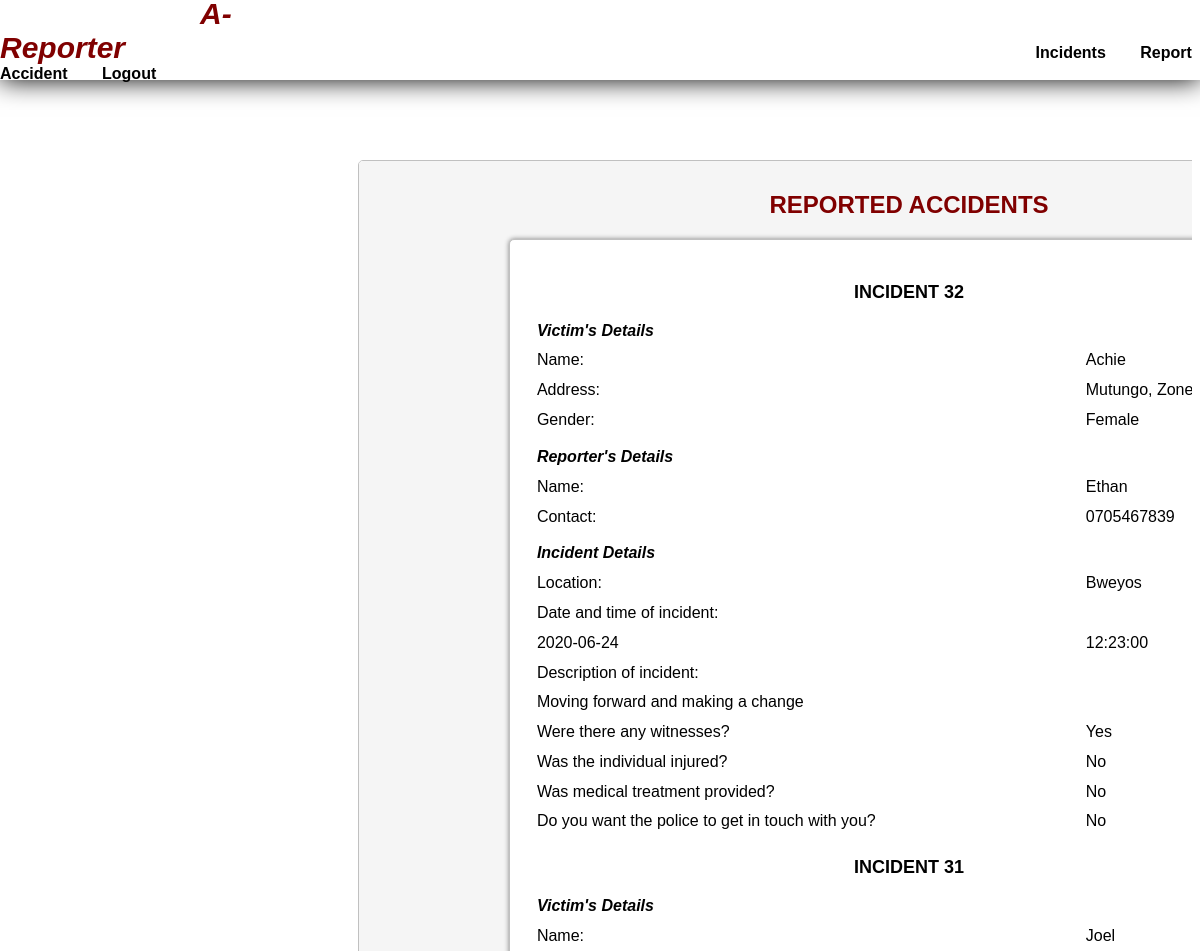
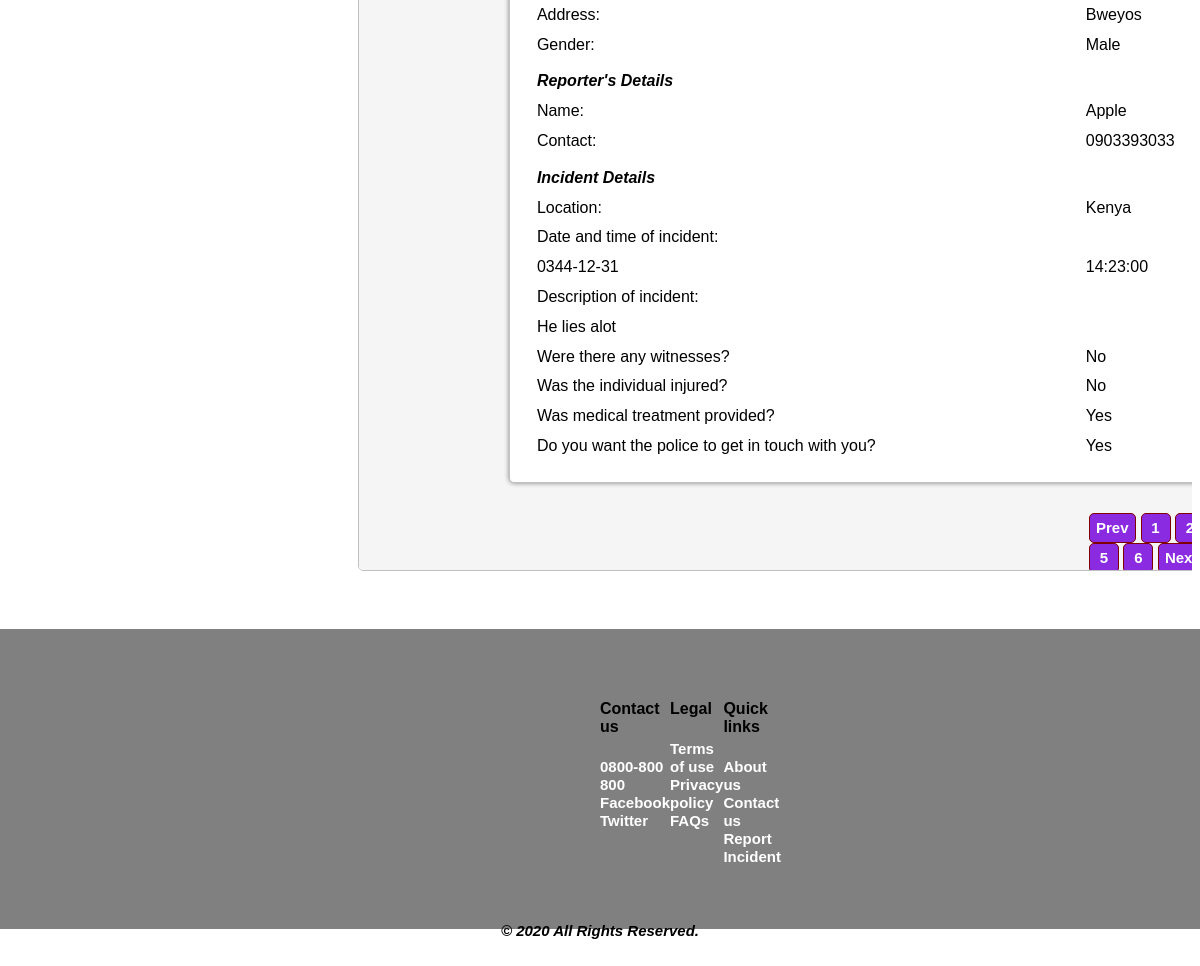
Screenshot of /cases.php?page=3 (signed in) with the database file from the repository (2 pictures, top to bottom).
### tables this page shows
CREATE TABLE `incidents` (
  `id` int(10) NOT NULL,
  `victimname` varchar(30) NOT NULL,
  `victimaddress` varchar(30) NOT NULL,
  `victimsex` varchar(15) NOT NULL,
  `reportername` varchar(30) NOT NULL,
  `reportercontact` int(10) UNSIGNED ZEROFILL NOT NULL,
  `location` varchar(30) NOT NULL,
  `date` varchar(15) NOT NULL,
  `time` time NOT NULL,
  `description` varchar(500) NOT NULL,
  `witness` varchar(15) NOT NULL,
  `injury` varchar(15) NOT NULL,
  `treatment` varchar(15) NOT NULL,
  `police` varchar(15) NOT NULL,
  `certify` varchar(15) NOT NULL
);

### web/cases.php (the view, shortened to what this page needs)
<?php include "templates/header.php"; ?>
<?php include "../connection.php"; ?>
<?php
    $records_per_page = 2;
    $page = '';
    if (isset($_GET['page'])){
        $page = $_GET['page'];
    } else {
        $page = 1;
    }
    $start_from = ($page - 1) * $records_per_page;
    $sql = "SELECT * FROM `incidents` order by id DESC LIMIT $start_from, $records_per_page";
?>
<div class="cases">
    <h2>REPORTED ACCIDENTS</h2>
    <div class="cases-display">
        <?php
            if ($result = $conn->query($sql)) {
                if( mysqli_num_rows( $result )==0 ){
                    echo "<p class='no-cases'>
                    No reported accidents at the moment...
                    Report an accident:
                    <a href='report.php'><button>Report Now</button></a>
                    </p>";
                } else {
                    echo "<table class='incident-table'>";
                        while ($row = $result->fetch_assoc()) {
                            $id = $row["id"];
                            $victimname = $row["victimname"];
                            $victimaddress = $row["victimaddress"];
                            $victimsex = $row["victimsex"];
                            $reportername = $row["reportername"];
                            $reportercontact = $row["reportercontact"];
                            $location = $row["location"];
                            $date = $row["date"];
                            $time = $row["time"];
                            $description = $row["description"];
                            $witness = $row["witness"];
                            $treatment = $row["treatment"];
                            $injury =$row["injury"];
                            $police =$row["police"];
                            echo "<tr class='title'>";
                                echo "<td colspan='2' id='inc-tit'>" ."INCIDENT ". $id. "</td>";
                            echo "</tr>";
                            echo "<tr class='sub-title'>";
                                echo "<td id='inc-subtit' colspan='2'>" ."Victim's Details". "</td>";
                            echo "</tr>";
                            echo "<tr>";
                                echo "<td>" . "Name: " . "</td>";
                                echo "<td>" . $victimname . "</td>";
                            echo "</tr>";
                            echo "<tr>";
                                echo "<td>" . "Address: ". "</td>";
                                echo "<td>" . $victimaddress . "</td>";
                            echo "</tr>";
                            echo "<tr>";
                                echo "<td>" . "Gender: ". "</td>";
                                echo "<td>" . $victimsex . "</td>";
                            echo "</tr>";
                            echo "<tr class='sub-title'>";
                                echo "<td id='inc-subtit' colspan='2'>" ."Reporter's Details". "</td>";
                            echo "</tr>";
                            echo "<tr>";
                                echo "<td>" . "Name: ". "</td>";
                                echo "<td>" . $reportername . "</td>";
                            echo "</tr>";
                            echo "<tr>";
                                echo "<td>" . "Contact: ". "</td>";
                                echo "<td>" . $reportercontact . "</td>";
                            echo "</tr>";
                            echo "<tr class='sub-title'>";
                                echo "<td id='inc-subtit' colspan='2'>" ."Incident Details". "</td>";
                            echo "</tr>";
                            echo "<tr>";
                                echo "<td>" . "Location: ". "</td>";
                                echo "<td>" . $location. "</td>";
                            echo "</tr>";
                            echo "<tr>";
                                echo "<td colspan='2'>" ."Date and time of incident: ". "</td>";
                            echo "</tr>";
                            echo "<tr>";
                                echo "<td>" . $date. "</td>";
                                echo "<td>" . $time. "</td>";
                            echo "</tr>";
                            echo "<tr>";
                                echo "<td colspan='2'>" ."Description of incident: ". "</td>";
                            echo "</tr>";
                            echo "<tr>";
                                echo "<td colspan='2'>" . $description . "</td>";
                            echo "</tr>";
                            echo "<tr>";
                                echo "<td>" . "Were there any witnesses? ". "</td>";
                                echo "<td>" . $witness. "</td>";
                            echo "</tr>";
                            echo "<tr>";
                                echo "<td>" . "Was the individual injured? ". "</td>";
                                echo "<td>" . $treatment. "</td>";
                            echo "</tr>";
                            echo "<tr>";
                            echo "<td>" . "Was medical treatment provided?". "</td>";
                                echo "<td>" . $injury . "</td>";
                            echo "</tr>";
                            echo "<tr>";
                                echo "<td>" . "Do you want the police to get in touch with you? ". "</td>";
                                echo "<td>" . $police . "</td>";
                            echo "</tr>";
                        }
                    echo "</table>";
                    echo '<div class="page_links">';
                        $page_query = "SELECT * FROM `incidents` order by id";
                        $page_result = $conn->query($page_query);
                        $total_records = mysqli_num_rows($page_result);
                        $total_pages = ceil($total_records/$records_per_page);
                        if ($page > 1 && $page != 1) {
                            echo '<a href="cases.php?page=' . ($page-1) . '"><button class="prev-button">Prev</button></a>';
                        }
                        for ($page=1; $page <= $total_pages; $page++) {
                            echo '<a href="cases.php?page=' . $page . '"><button class="page_no">' . $page . '</button></a> ';
                        }
                        if ($page) {
                            echo '<a href="cases.php?page=' . ($page+1) . '"><button class="next-button">Next</button></a>';
                        }
                    echo '</div>';
                }
            }
        ?>
    </div>
</div>
<?php include "templates/footer.php"; ?>

### web/assets/style.css (style rules this page uses)
html, body { height: 100%; }
.mainbody { background-size: cover; margin-top: 80px; font-family: sans-serif; }
.cases { background-color: whitesmoke; width: 1100px; height: 1360px; overflow: auto; margin: 80px 350px 0px 350px; border: 1px solid silver; border-radius: 5px; }
.cases h2 { color: black; text-align: center; padding-top: 10px; color: maroon; font-weight: bolder; }
.incident-table { border: 1px solid silver; width: 800px; height: 500px; background-color: white; margin: 0px 150px; padding: 20px 20px; border-radius: 5px; box-shadow: 0 0 5px 0 gray; }
.incident-table tr td { padding: 4.9px; }
.title { font-weight: bold; text-align: center; font-size: 18px; }
.title td[id='inc-tit'] { padding-top: 20px; }
.sub-title { font-weight: bold; font-style: italic; }
.sub-title td[id='inc-subtit'] { padding-top: 12px; }
.page_links { margin: 20px 0px 0px 720px; width: 210px; height: 80px; padding: 10px 10px; }
.page_no { width: 30px; height: 30px; font-weight: bold; background-color: blueviolet; border: 1px solid maroon; color: white; font-size: 15px; }
.page_links .prev-button { font-weight: bold; background-color: blueviolet; border: 1px solid maroon; color: white; font-size: 15px; margin-right: 5px; height: 30px; }
.page_links .next-button { font-weight: bold; background-color: blueviolet; border: 1px solid maroon; color: white; font-size: 15px; height: 30px; }
.page_links button { border-radius: 5px; padding: 5px 6px; outline: none; cursor: pointer; }

### rows the page displays
incidents: id "32", victimname "Achie", victimaddress "Mutungo, Zone…", victimsex "Female", reportername "Ethan", reportercontact "0705467839", location "Bweyos", date "2020-06-24", time "12:23:00", description "Moving forward and making a change", witness "Yes", treatment "No", injury "No", police "No"
incidents: id "31", victimname "Joel", victimaddress "Bweyos", victimsex "Male", reportername "Apple", reportercontact "0903393033", location "Kenya", date "0344-12-31", time "14:23:00", description "He lies alot", witness "No", treatment "No", injury "Yes", police "Yes"
